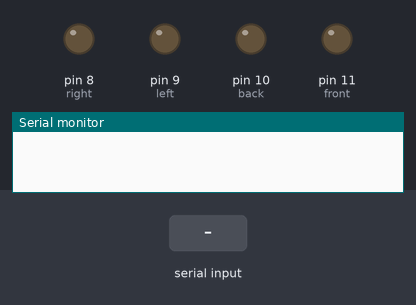
The sketch below on a simulated Arduino Uno, built with avr-gcc and run on an emulated ATmega328P. Shown: output pins drawn as LEDs (lit = HIGH), the last lines printed to the serial monitor. The inputs (shaded band) are chosen by the test bench.

Above: at 1.2 s.
1.3 s: "90,45\n" received over Serial
At 3.4 s:
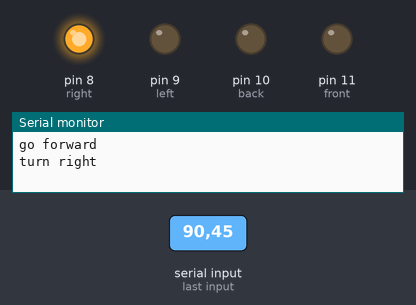
At 5.5 s:
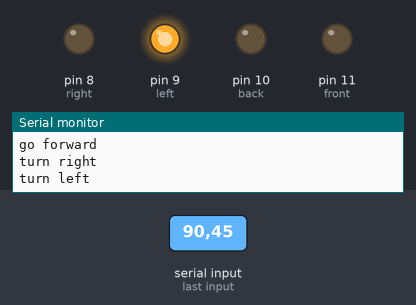
Timing chart, 0 to 13.3 s (numbered marks = the images above; inputs shaded):
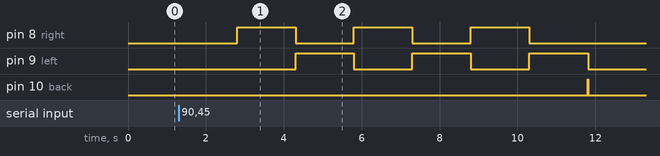

The sketch:

shark_controls.pde
```cpp
int front = 11;
int back = 10;
int left = 9;
int right = 8;

int d = 2000;

void setup() {
	//create serial obj
	Serial.begin(9600);

	//set pins
	pinMode(front, OUTPUT);
	pinMode(back, OUTPUT);
	pinMode(left, OUTPUT);
	pinMode(right, OUTPUT);

}

void loop() {
	//calibrate();

	serialIn();

}

void serialIn() {
	//have arduino wait to receive input
	while(Serial.available() == 0 );

	//read input
	int serialVal = Serial.read() - '0';

	if(serialVal == 0){
		//forward
		goForward();
	}
	else if(serialVal == 1){
		//left
		turnLeft();
	}
	else if(serialVal == 2){
		//right
		turnRight();
	}
	else if(serialVal == 3){
		//up
		goUp();
	}
	else if(serialVal == 4){

		//down
		goDown();
	}
	else if(serialVal == 5){

		//stop all
		stop();
	}
	Serial.flush();
}

void calibrate(){

	//calibration
	digitalWrite(right, HIGH);
	digitalWrite(left, LOW);
	delay(2000);

	digitalWrite(left, HIGH);
	digitalWrite(right, LOW);
	delay(600);
	digitalWrite(left, LOW);

	delay(3000);

	digitalWrite(left, HIGH);
	digitalWrite(right, LOW);
	delay(2000);

	digitalWrite(right, HIGH);
	digitalWrite(left, LOW);
	delay(600);
	digitalWrite(right, LOW);


}


void goForward(){
	Serial.println("go forward");
	int de = 1500;
	//TODO:fix
	delay(de);
	turnRight();
	delay(de);
	turnLeft();
	delay(de);
	turnRight();
	delay(de);
	turnLeft();
	delay(de);
	turnRight();
	delay(de);
	turnLeft();
	delay(de);
}

void turnLeft(){
	Serial.println("turn left");

	digitalWrite(left, HIGH);
	digitalWrite(right, LOW);
}

void turnRight(){
	Serial.println("turn right");

	digitalWrite(right, HIGH);
	digitalWrite(left, LOW);
}

void goUp(){
	Serial.println("go up");

	digitalWrite(front, HIGH);
	digitalWrite(back, LOW);
}

void goDown(){
	Serial.println("go down");

	digitalWrite(back, HIGH);
	digitalWrite(front, LOW);
}

void stop(){
	Serial.println("stop");
	digitalWrite(front, LOW);
	digitalWrite(back, LOW);
	digitalWrite(left, LOW);
	digitalWrite(right, LOW);

}
```

Measured:
- after the input at 1.3 s, pin 8 (right): alternates HIGH for 1.5 s and LOW for 1.5 s, 6 changes in all, then stays LOW, starting after 1.5 s; pin 9 (left): alternates HIGH for 1.5 s and LOW for 1.5 s, starting after 3.0 s; pin 10 (back): LOW → HIGH after 10.5 s, → LOW 0.01 s later
